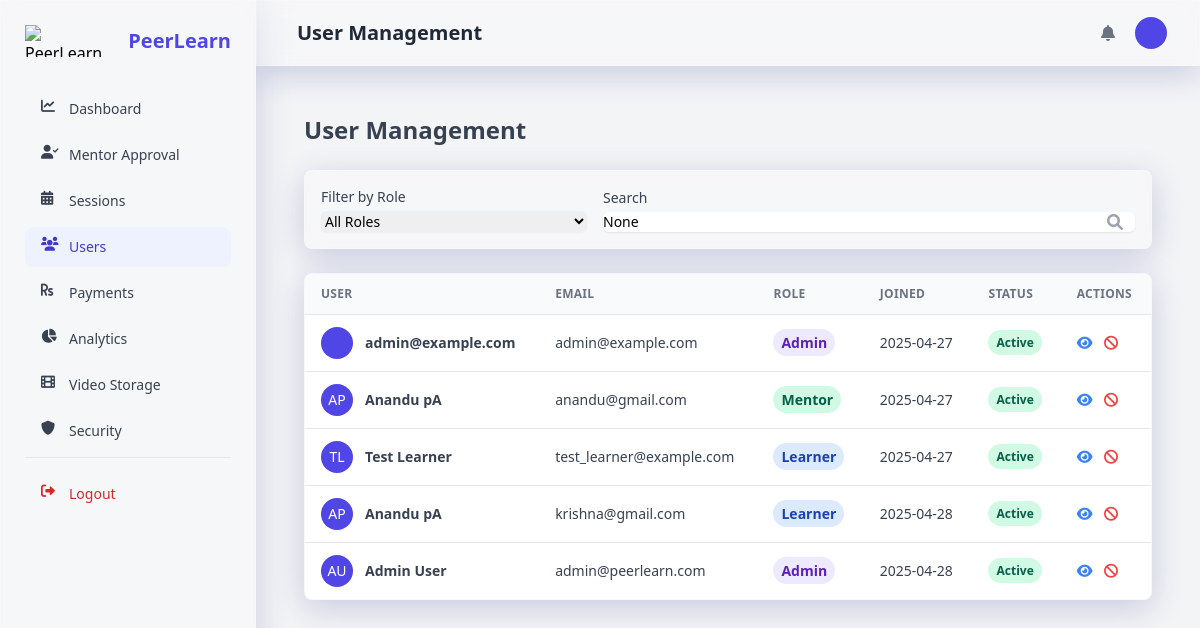
/admin-panel/users/ (signed in), run on an earlier commit of the app's database.
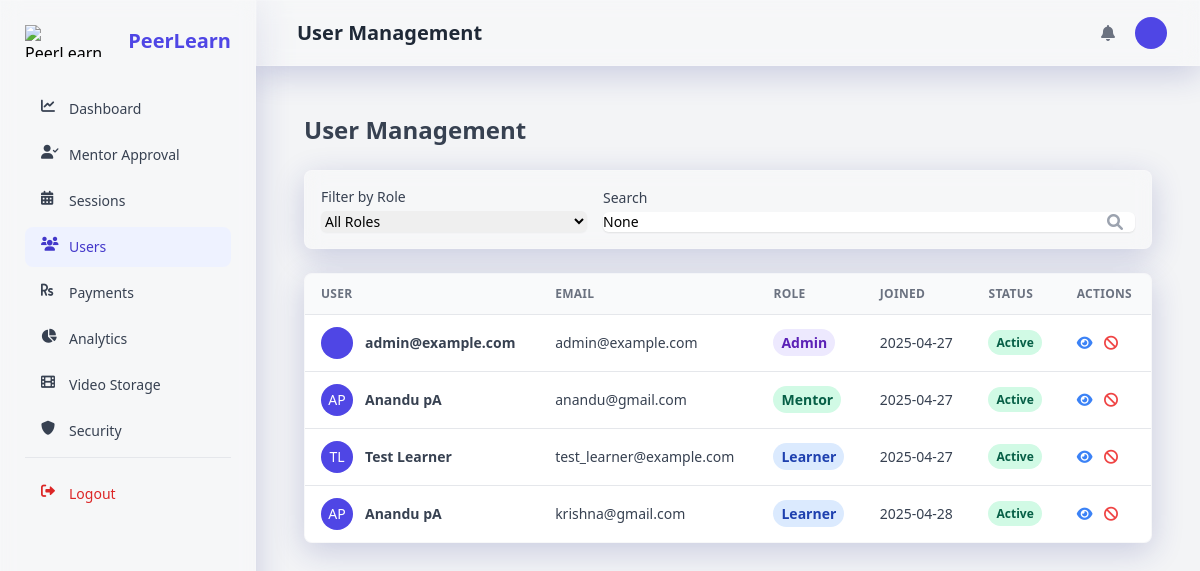
And on a later commit of the database.
### users/models.py (models this page shows, shortened)
class User(AbstractUser):
    ROLE_CHOICES = (
        ('learner', _('Learner')),
        ('mentor', _('Mentor')),
        ('admin', _('Admin')),
    )
    username = None
    email = models.EmailField(_('email address'), unique=True)
    profile_picture = models.ImageField(_('profile picture'), upload_to='profile_pictures/', blank=True, null=True)
    role = models.CharField(_('role'), max_length=10, choices=ROLE_CHOICES, default='learner')
    two_factor_enabled = models.BooleanField(_('two-factor authentication'), default=False)
    USERNAME_FIELD = 'email'
    REQUIRED_FIELDS = []
    objects = UserManager()
    def get_full_name(self):
        return f"{self.first_name} {self.last_name}".strip() or self.email
    full_name = property(get_full_name)

### admin_panel/views.py (the view)
# urls.py: path('users/', views.user_management, name='user_management'),
@login_required
@user_passes_test(is_admin)
def user_management(request):
    users = User.objects.all()
    role_filter = request.GET.get('role')
    search_query = request.GET.get('q')
    if role_filter:
        users = users.filter(role=role_filter)
    if search_query:
        users = users.filter(
            Q(email__icontains=search_query) |
            Q(first_name__icontains=search_query) |
            Q(last_name__icontains=search_query)
        )
    context = {
        'users': users,
        'role_filter': role_filter,
        'search_query': search_query,
    }
    return render(request, 'admin_panel/user_management.html', context)

### admin_panel/views.py (called while the page is built)
def is_admin(user):
    return user.is_authenticated and user.role == 'admin'

### templates/admin_panel/user_management.html (shortened to what the changed rows need)
{% extends 'admin_panel/base.html' %}
{% load static %}
{% load i18n %}
{% block header_title %}{% trans "User Management" %}{% endblock %}
{% block content %}
<div class="container px-6 mx-auto">
    <h2 class="my-6 text-2xl font-semibold text-gray-700">
        {% trans "User Management" %}
    </h2>
    <div class="w-full overflow-hidden rounded-lg shadow-xs glassmorphism mb-8">
        <div class="w-full overflow-x-auto">
            {% if users %}
            <table class="w-full whitespace-no-wrap">
                <thead>
                    <tr class="text-xs font-semibold tracking-wide text-left text-gray-500 uppercase border-b bg-gray-50">
                        <th class="px-4 py-3">{% trans "User" %}</th>
                        <th class="px-4 py-3">{% trans "Email" %}</th>
                        <th class="px-4 py-3">{% trans "Role" %}</th>
                        <th class="px-4 py-3">{% trans "Joined" %}</th>
                        <th class="px-4 py-3">{% trans "Status" %}</th>
                        <th class="px-4 py-3">{% trans "Actions" %}</th>
                    </tr>
                </thead>
                <tbody class="bg-white divide-y">
                    {% for user in users %}
                    <tr class="text-gray-700">
                        <td class="px-4 py-3">
                            <div class="flex items-center text-sm">
                                {% if user.profile_picture %}
                                <div class="relative hidden w-8 h-8 mr-3 rounded-full md:block">
                                    <img class="object-cover w-full h-full rounded-full" src="{{ user.profile_picture.url }}" alt="{{ user.get_full_name }}" loading="lazy">
                                    <div class="absolute inset-0 rounded-full shadow-inner" aria-hidden="true"></div>
                                </div>
                                {% else %}
                                <div class="h-8 w-8 rounded-full bg-indigo-600 flex items-center justify-center text-white uppercase mr-3">
                                    {{ user.first_name|first }}{{ user.last_name|first }}
                                </div>
                                {% endif %}
                                <div>
                                    <p class="font-semibold">{{ user.get_full_name }}</p>
                                </div>
                            </div>
                        </td>
                        <td class="px-4 py-3 text-sm">
                            {{ user.email }}
                        </td>
                        <td class="px-4 py-3 text-sm">
                            <span class="px-2 py-1 font-semibold leading-tight rounded-full
                                {% if user.role == 'admin' %}bg-purple-100 text-purple-800
                                {% elif user.role == 'mentor' %}bg-green-100 text-green-800
                                {% else %}bg-blue-100 text-blue-800{% endif %}">
                                {{ user.get_role_display }}
                            </span>
                        </td>
                        <td class="px-4 py-3 text-sm">
                            {{ user.date_joined|date:"Y-m-d" }}
                        </td>
                        <td class="px-4 py-3 text-xs">
                            <span class="px-2 py-1 font-semibold leading-tight rounded-full {% if user.is_active %}bg-green-100 text-green-800{% else %}bg-red-100 text-red-800{% endif %}">
                                {% if user.is_active %}{% trans "Active" %}{% else %}{% trans "Inactive" %}{% endif %}
                            </span>
                        </td>
                        <td class="px-4 py-3 text-sm">
                            <button class="text-blue-500 hover:underline mr-2" onclick="showUserDetailsModal({{ user.id }})">
                                <i class="fas fa-eye"></i>
                            </button>
                            {% if user.is_active %}
                            <button class="text-red-500 hover:underline mr-2" onclick="confirmDeactivateUser({{ user.id }}, '{{ user.get_full_name }}')">
                                <i class="fas fa-ban"></i>
                            </button>
                            {% else %}
                            <button class="text-green-500 hover:underline mr-2" onclick="confirmActivateUser({{ user.id }}, '{{ user.get_full_name }}')">
                                <i class="fas fa-check"></i>
                            </button>
                            {% endif %}
                        </td>
                    </tr>
                    {% endfor %}
                </tbody>
            </table>
            {% else %}
            <div class="p-4 text-center text-gray-500">
                {% trans "No users match your filters." %}
            </div>
            {% endif %}
        </div>
    </div>
</div>
{% endblock %}

What changed in the data, as far as the page shows it:
removed User: first_name|first "A", last_name|first "U", get_full_name "Admin User", email "admin@peerlearn.com", role "Admin", date_joined "2025-04-28"
